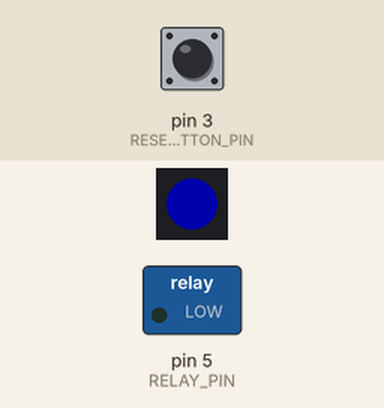
Bench run of a sketch on a simulated Arduino Uno, built with avr-gcc and run on an emulated ATmega328P. On the bench: 1 RGB LEDs in strip order, left to right, switched loads named in the sketch (green lamp = pin HIGH). The inputs (shaded band) are chosen by the test bench; at power-on: pin 3 (RESET_BUTTON_PIN) HIGH. Dim RGB values are drawn brighter than linear; EEPROM starts erased; no radio packets arrive unless stated.

Above: at 1.2 s.
1.3 s: pin 3 (RESET_BUTTON_PIN) pulled LOW for 3.2 s
At 5.9 s:
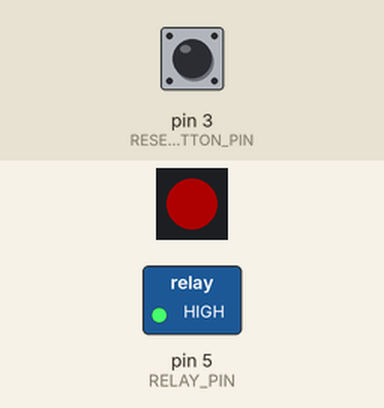
Timing chart, 0 to 7.4 s (numbered marks = the images above; inputs shaded):
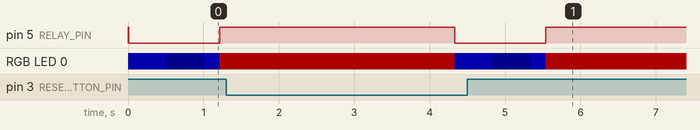

Measured:
- after the input at 1.3 s, pin 5 (RELAY_PIN): HIGH → LOW after 3.0 s, → HIGH 1.2 s later; RGB LED 0: RGB(50, 0, 0) → RGB(0, 0, 50) after 3.0 s, → RGB(0, 0, 11) 0.50 s later, → RGB(0, 0, 50) 0.50 s later, → RGB(50, 0, 0) 0.21 s later

The sketch:

receiver.ino
```cpp
#include <Adafruit_NeoPixel.h>
#include <EEPROM.h>
#include <RF24.h>
#include <SPI.h>
#include <avr/wdt.h>
#include <nRF24L01.h>

#define CE_PIN 10
#define CSN_PIN 9
#define RESET_BUTTON_PIN 3
#define RELAY_PIN 5
#define LED_PIN 2
#define LED_COUNT 1

// IMPORTANT : This relay logic is made for robot on COM + NC
// RELAY_RUN  = Open COM-NC  -> normal state
// RELAY_STOP = Close COM-NC  -> trigger emergency stop on the robot

#define RELAY_RUN LOW
#define RELAY_STOP HIGH

int EEPROM_ADDRESS = 0; // Address to store the channel
int ChannelNumber = 0;  // Variable to hold the channel number

RF24 radio(CE_PIN, CSN_PIN);

const byte address[6] = "1234"; // Address for communication

int state = 0; // Internal state 0: armed, 1: secured

int relay_state = RELAY_STOP;

bool msg = false; // Alarm message

bool radioOK = false;

const unsigned long RADIO_INIT_TIMEOUT = 5000;

// Reset button parameters
const unsigned long DEBOUNCE_DELAY = 30;
unsigned long lastButtonChange = 0;
bool lastRawButtonState = HIGH;
bool buttonState = HIGH;

bool buttonPressed = false;
unsigned long buttonPressTime = 0;
const unsigned long RESET_HOLD_TIME = 3000; // Time in ms to hold button to reset

// Leaky bucket parameters
const int BUCKET_CAPACITY = 8;     // Bucket capacity before triggering alarm
int bucketLevel = BUCKET_CAPACITY; // Current bucket level (starts full)
unsigned long lastLeakTime = 0;    // Last time the bucket leaked
const long LEAK_INTERVAL = 150;    // Bucket loses 1 point every leak interval (ms)

// Heartbeat LED
unsigned long lastHeartbeat = 0;
bool heartbeatOn = false;
const unsigned long HEARTBEAT_INTERVAL = 500;

// Signal LED
Adafruit_NeoPixel led(LED_COUNT, LED_PIN, NEO_GRB + NEO_KHZ800);
void setLed(uint8_t r, uint8_t g, uint8_t b) {
  led.setPixelColor(0, led.Color(r, g, b));
  led.show();
}

bool readButtonDebounced() {
  bool raw = digitalRead(RESET_BUTTON_PIN);
  if (raw != lastRawButtonState) {
    lastButtonChange = millis();
    lastRawButtonState = raw;
  }
  if (millis() - lastButtonChange > DEBOUNCE_DELAY) {
    buttonState = raw;
  }
  return buttonState;
}

void setRelayRun() {
  relay_state = RELAY_RUN;
  digitalWrite(RELAY_PIN, relay_state);
  heartbeatOn = true;
  lastHeartbeat = millis();
  setLed(0, 0, 255);
}

void setRelayStop() {
  relay_state = RELAY_STOP;
  digitalWrite(RELAY_PIN, relay_state);
  setLed(255, 0, 0);
}

void setup() {
  wdt_disable();

  pinMode(RELAY_PIN, OUTPUT);
  pinMode(RESET_BUTTON_PIN, INPUT_PULLUP);

  // setup led
  led.begin();
  led.setBrightness(50);

  setRelayStop();

  EEPROM.get(EEPROM_ADDRESS, ChannelNumber);
  if (ChannelNumber < 0 || ChannelNumber > 125) { // Validate channel
    ChannelNumber = 110;                          // Default channel
    EEPROM.put(EEPROM_ADDRESS, ChannelNumber);
  }

  // Check Startup mode
  if (digitalRead(RESET_BUTTON_PIN) == LOW) {
    // Set relay stop to avoid robto working during setup
    setRelayStop();
    Serial.begin(115200);
    setLed(255, 255, 0);

    Serial.println("Mode Setup");
    Serial.print("Current Channel set to: ");
    Serial.println(ChannelNumber);
    Serial.println("Please enter the new Channel (0-125, you should use high values to avoid WiFi "
                   "interference): ");
    while (!Serial.available()) {
      // wait for user input
    }
    int newChannel = Serial.parseInt();
    while (!(newChannel >= 0 && newChannel <= 125)) {
      Serial.println("Invalid input. Please enter a valid channel (0-125): ");
      while (!Serial.available()) {
      }
      newChannel = Serial.parseInt();
    }
    if (newChannel != ChannelNumber) {
      Serial.print("Default Channel set to: ");
      Serial.println(newChannel);
      EEPROM.put(EEPROM_ADDRESS, newChannel);
      ChannelNumber = newChannel;
    }
    Serial.println("Setup channel done.");
    while (digitalRead(RESET_BUTTON_PIN) == LOW) {
      delay(100);
    }
    Serial.end();
  }

  // Initialize nRF24L01
  unsigned long radioInitStart = millis();
  bool blink = false;
  while (!radioOK && (millis() - radioInitStart < RADIO_INIT_TIMEOUT)) {
    radioOK = radio.begin();
    if (!radioOK) {
      if (blink)
        setLed(255, 150, 0);
      else
        setLed(0, 0, 0);
      blink = !blink;
      delay(200);
    }
  }

  if (radioOK) {
    radio.setPALevel(RF24_PA_MAX);     // Set the maximum propagation distance
    radio.setPayloadSize(sizeof(msg)); // Set the payload size (help to speed up communication)
    radio.setChannel(ChannelNumber);   // Set the channel from storage
    radio.setDataRate(RF24_1MBPS);     // Set data rate
    radio.openReadingPipe(1, address); // Set the address for communication
    radio.startListening();            // Set the module as receiver
    state = 0;
    setRelayRun();
  } else {
    state = 1;
    setRelayStop();
  }

  lastLeakTime = millis();

  wdt_enable(WDTO_1S);
}

void loop() {
  wdt_reset();

  uint8_t pipe;

  if (!radioOK) {
    return;
  }

  if (state == 0 && millis() - lastHeartbeat > HEARTBEAT_INTERVAL) {
    lastHeartbeat = millis();
    heartbeatOn = !heartbeatOn;
    setLed(0, 0, heartbeatOn ? 255 : 60);
  }

  // Handle reset button when system is secured
  if (state == 1) {
    if (readButtonDebounced() == LOW) {
      if (!buttonPressed) {
        buttonPressed = true;
        buttonPressTime = millis();
      } else {
        if (millis() - buttonPressTime >= RESET_HOLD_TIME) { // If button held long enough
          // Reset the system (radioOK deja garanti true a ce point)
          state = 0; // Change state to armed
          setRelayRun();
          bucketLevel = BUCKET_CAPACITY; // Reset bucket level
          lastLeakTime = millis();       // Reset leak timer
          msg = false;
          buttonPressed = false;
        }
      }
    } else {
      buttonPressed = false;
    }
  }

  // Check for incoming radio data and take the most recent message
  while (radio.available(&pipe)) {
    radio.read(&msg, sizeof(msg));
    bucketLevel = min(bucketLevel + 1, BUCKET_CAPACITY);
    lastLeakTime = millis();
  }

  if (msg && state == 0) { // If system is armed and alarm signal received
    state = 1;             // Change state to secured
    setRelayStop();
  } else {
    if (state == 0) {
      // No data received
      if (millis() - lastLeakTime > LEAK_INTERVAL) {
        bucketLevel = max(bucketLevel - 1, 0); // Decrease bucket level
        lastLeakTime = millis();               // Update last leak time
      }
      // Check if bucket level is empty
      if (bucketLevel == 0 && state == 0) {
        state = 1;
        setRelayStop();
      }
    }
  }
}
```
